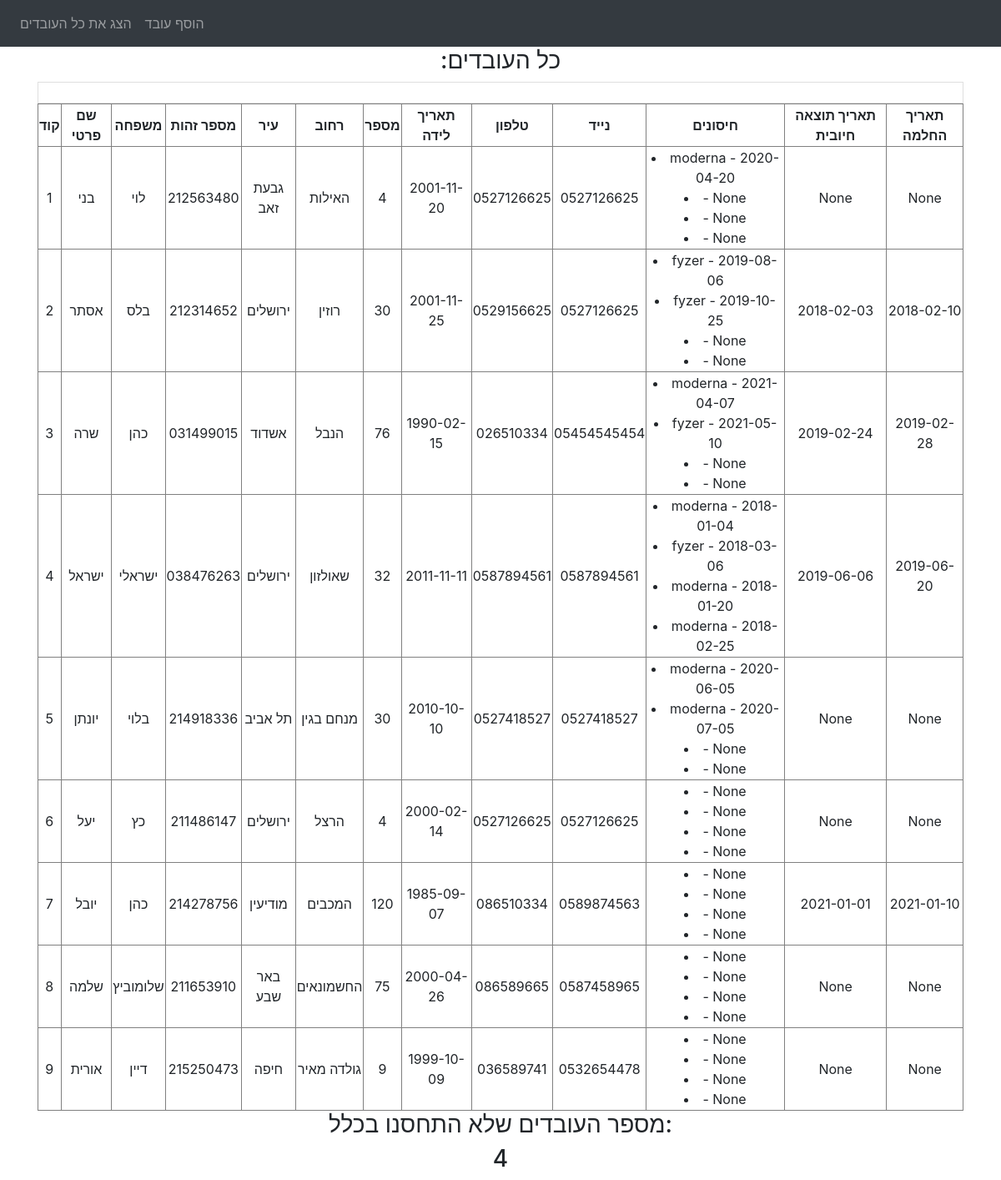
The page / on the database its author committed.
### website/models.py (models this page shows)
class Employee(db.Model):
    id = db.Column(db.Integer, primary_key=True)
    first_name = db.Column(db.String(150), nullable=False)
    last_name = db.Column(db.String(150), nullable=False)
    id_number = db.Column(db.String(10), nullable=False)
    address_city = db.Column(db.String(150), nullable=False)
    address_street = db.Column(db.String(150), nullable=False)
    address_number = db.Column(db.Integer, nullable=False)
    birth_date = db.Column(db.Date, nullable=False)
    phone_number = db.Column(db.String(20), nullable=False)
    mobile_number = db.Column(db.String(20), nullable=False)

class Vaccine(db.Model):
    id = db.Column(db.Integer, primary_key=True)
    employee_id = db.Column(db.Integer, db.ForeignKey('employee.id'))
    vaccine_date = db.Column(db.Date, nullable=True)
    vaccine_manufacturer = db.Column(db.String(50), nullable=True)

class Covid_cases(db.Model):
    id = db.Column(db.Integer, primary_key=True)
    employee_id = db.Column(db.Integer, db.ForeignKey('employee.id'))
    positive_result_date = db.Column(db.Date, nullable=True)
    recovery_date = db.Column(db.Date, nullable=True)

### website/show_employee.py (the view)
@show_employee.route('/', methods=['GET', 'POST'])
def show_all_employees():
    if request.method == 'GET':
        employees = db.session.query(Employee, Covid_cases).join(Covid_cases).all()
        vaccines = db.session.query(Vaccine).all()
        dic_count_vaccine = {}
        for vaccine in vaccines:
            if vaccine.vaccine_date is None:
                if vaccine.employee_id not in dic_count_vaccine:
                    dic_count_vaccine[vaccine.employee_id] = 0
            else:
                dic_count_vaccine[vaccine.employee_id] = 1
        count = list(dic_count_vaccine.values()).count(0)
        return render_template('show_employee.html', employees=employees, vaccines=vaccines, count_not_vaccine=count)
    return render_template("show_employee.html")

### website/templates/show_employee.html (shortened to what this page needs)
{% extends "base.html" %} {% block title %}show employee{% endblock %} {% block
content %}
  <h3 align="center">:כל העובדים</h3>
<head>
</head>
<table style="table-layout: fixed; width: auto; text-align:center"  border="1">
    <thead>
    <tr>
        <th>קוד</th>
        <th>שם פרטי</th>
        <th> משפחה</th>
        <th>מספר זהות</th>
        <th>עיר</th>
        <th>רחוב</th>
        <th>מספר</th>
        <th>תאריך לידה</th>
        <th>טלפון</th>
        <th>נייד</th>
        <th>חיסונים</th>
        <th>תאריך תוצאה חיובית</th>
        <th>תאריך החלמה</th>
    </tr>
    </thead>
    <li class="list-group-item">
        {% for employee, covid in employees %}
        <tr>
            <td>{{ employee.id }}</td>
            <td>{{ employee.first_name }}</td>
            <td>{{ employee.last_name }}</td>
            <td>{{ employee.id_number }}</td>
            <td>{{ employee.address_city }}</td>
            <td>{{ employee.address_street }}</td>
            <td>{{ employee.address_number}}</td>
            <td>{{ employee.birth_date }}</td>
            <td>{{ employee.phone_number }}</td>
            <td>{{ employee.mobile_number }}</td>
            <td>
                {% for vaccine in vaccines %}
                {% if vaccine.employee_id == employee.id %}
    <li>{{ vaccine.vaccine_manufacturer }} - {{ vaccine.vaccine_date }}</li>
    {% endif %}
    {% endfor %}
    </td>
    <td>{{ covid.positive_result_date }}</td>
    <td>{{ covid.recovery_date }}</td>
    </tr>
    {% endfor %}
</table>
 <h3 align="center">מספר העובדים שלא התחסנו בכלל:</h3>
<h3 align="center">{{count_not_vaccine}}</h3>
{% endblock %}

### website/templates/base.html (shortened to what this page needs)
<!DOCTYPE html>
<html>
<head>
    <link
            rel="stylesheet"
            href="https://stackpath.bootstrapcdn.com/bootstrap/4.4.1/css/bootstrap.min.css"
    />
    <link
            rel="stylesheet"
            href="https://stackpath.bootstrapcdn.com/font-awesome/4.7.0/css/font-awesome.min.css"
    />
</head>
<body>
<nav class="navbar navbar-expand-lg navbar-dark bg-dark">
    <div class="collapse navbar-collapse" id="navbar">
        <div class="navbar-nav">
            <a class="nav-item nav-link" id="showEmployee" href="/">הצג את כל העובדים</a>
            <a class="nav-item nav-link" id="addEmployee" href="/create-employee">הוסף עובד</a>
        </div>
    </div>
</nav>
<div class="container">{% block content %} {% endblock %}</div>
</body>
</html>

### rows shown on the page
Employee: id "1", first_name "בני", last_name "לוי", id_number "212563480", address_city "גבעת זאב", address_street "האילות", address_number "4", birth_date "2001-11-20", phone_number "0527126625", mobile_number "0527126625", positive_result_date "None", recovery_date "None"
Vaccine: vaccine_manufacturer "moderna", vaccine_date "2020-04-20"
Vaccine: vaccine_date "None"
Vaccine: vaccine_date "None"
Vaccine: vaccine_date "None"
Employee: id "2", first_name "אסתר", last_name "בלס", id_number "212314652", address_city "ירושלים", address_street "רוזין", address_number "30", birth_date "2001-11-25", phone_number "0529156625", mobile_number "0527126625", positive_result_date "2018-02-03", recovery_date "2018-02-10"
Vaccine: vaccine_manufacturer "fyzer", vaccine_date "2019-08-06"
Vaccine: vaccine_manufacturer "fyzer", vaccine_date "2019-10-25"
Vaccine: vaccine_date "None"
Vaccine: vaccine_date "None"
Employee: id "3", first_name "שרה", last_name "כהן", id_number "031499015", address_city "אשדוד", address_street "הנבל", address_number "76", birth_date "1990-02-15", phone_number "026510334", mobile_number "05454545454", positive_result_date "2019-02-24", recovery_date "2019-02-28"
Vaccine: vaccine_manufacturer "moderna", vaccine_date "2021-04-07"
Vaccine: vaccine_manufacturer "fyzer", vaccine_date "2021-05-10"
Vaccine: vaccine_date "None"
Vaccine: vaccine_date "None"
Employee: id "4", first_name "ישראל", last_name "ישראלי", id_number "038476263", address_city "ירושלים", address_street "שאולזון", address_number "32", birth_date "2011-11-11", phone_number "0587894561", mobile_number "0587894561", positive_result_date "2019-06-06", recovery_date "2019-06-20"
Vaccine: vaccine_manufacturer "moderna", vaccine_date "2018-01-04"
Vaccine: vaccine_manufacturer "fyzer", vaccine_date "2018-03-06"
Vaccine: vaccine_manufacturer "moderna", vaccine_date "2018-01-20"
Vaccine: vaccine_manufacturer "moderna", vaccine_date "2018-02-25"
Employee: id "5", first_name "יונתן", last_name "בלוי", id_number "214918336", address_city "תל אביב", address_street "מנחם בגין", address_number "30", birth_date "2010-10-10", phone_number "0527418527", mobile_number "0527418527", positive_result_date "None", recovery_date "None"
Vaccine: vaccine_manufacturer "moderna", vaccine_date "2020-06-05"
Vaccine: vaccine_manufacturer "moderna", vaccine_date "2020-07-05"
Vaccine: vaccine_date "None"
Vaccine: vaccine_date "None"
Employee: id "6", first_name "יעל", last_name "כץ", id_number "211486147", address_city "ירושלים", address_street "הרצל", address_number "4", birth_date "2000-02-14", phone_number "0527126625", mobile_number "0527126625", positive_result_date "None", recovery_date "None"
Vaccine: vaccine_date "None"
Vaccine: vaccine_date "None"
Vaccine: vaccine_date "None"
Vaccine: vaccine_date "None"
Employee: id "7", first_name "יובל", last_name "כהן", id_number "214278756", address_city "מודיעין", address_street "המכבים", address_number "120", birth_date "1985-09-07", phone_number "086510334", mobile_number "0589874563", positive_result_date "2021-01-01", recovery_date "2021-01-10"
Vaccine: vaccine_date "None"
Vaccine: vaccine_date "None"
Vaccine: vaccine_date "None"
Vaccine: vaccine_date "None"
Employee: id "8", first_name "שלמה", last_name "שלומוביץ", id_number "211653910", address_city "באר שבע", address_street "החשמונאים", address_number "75", birth_date "2000-04-26", phone_number "086589665", mobile_number "0587458965", positive_result_date "None", recovery_date "None"
Vaccine: vaccine_date "None"
Vaccine: vaccine_date "None"
Vaccine: vaccine_date "None"
Vaccine: vaccine_date "None"
Employee: id "9", first_name "אורית", last_name "דיין", id_number "215250473", address_city "חיפה", address_street "גולדה מאיר", address_number "9", birth_date "1999-10-09", phone_number "036589741", mobile_number "0532654478", positive_result_date "None", recovery_date "None"
Vaccine: vaccine_date "None"
Vaccine: vaccine_date "None"
Vaccine: vaccine_date "None"
Vaccine: vaccine_date "None"

### other values the page prints
{{ count_not_vaccine }} "4"
